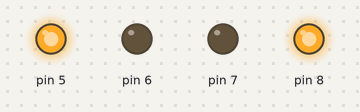
Recording of a sketch running on a simulated Arduino Uno, built with avr-gcc and run on an emulated ATmega328P. On the bench: output pins drawn as LEDs (lit = HIGH).

Above: at 0.1 s.
At 12.9 s:
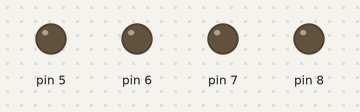
At 36.3 s:
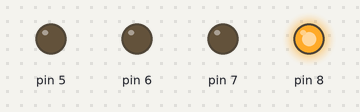
Timing chart, 0 to 40.0 s (numbered marks = the images above):
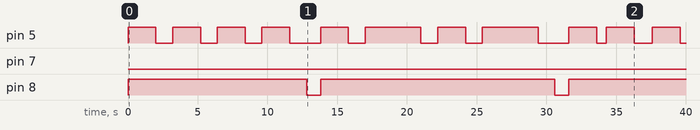

The sketch:

Movement.ino
```cpp
void setup() {
for(int i=5;i<9;i++)
    pinMode(i,OUTPUT);
}
void forward() {
  digitalWrite(5,HIGH);
  digitalWrite(6,LOW);
  digitalWrite(7,LOW);
  digitalWrite(8,HIGH);
}
void backward(){
  digitalWrite(5,LOW);
  digitalWrite(6,HIGH);
  digitalWrite(7,HIGH);
  digitalWrite(8,LOW);
}
 void left(){
  digitalWrite(5,HIGH);
  digitalWrite(6,LOW);
  digitalWrite(7,LOW);
  digitalWrite(8,LOW);
  }
void right(){
digitalWrite(5,LOW);
digitalWrite(6,LOW);
digitalWrite(7,LOW);
digitalWrite(8,HIGH);
}
void clockwise(){
digitalWrite(5,HIGH);
digitalWrite(6,LOW);
digitalWrite(7,HIGH);
digitalWrite(8,LOW);
}
void stopp()
{
digitalWrite(5,LOW);
digitalWrite(6,LOW);
digitalWrite(7,LOW);
digitalWrite(8,LOW);
}

void loop(){

//Square

forward();
delay(2000);
right();
delay(1200);

forward();
delay(2000);
right();
delay(1200);

forward();
delay(2000);
right();
delay(1200);

forward();
delay(2000);
right();
delay(1200);

stopp();
delay(1000);

//Rectangle

forward();
delay(2000);
right();
delay(1200);

forward();
delay(4000);
right();
delay(1200);

forward();
delay(2000);
right();
delay(1200);

forward();
delay(4000);
right();
delay(1200);

stopp();
delay(1000);

//Hexagon
forward();
delay(2000);
right();
delay(680);

forward();
delay(2000);
right();
delay(1300);

forward();
delay(2000);
right();
delay(680);

forward();
delay(2000);
right();
delay(680);

forward();
delay(2000);
right();
delay(1300);

forward();
delay(2000);
right();
delay(680);

stopp();
delay(1000);

//Circle

for(int i=0;i<1000;i++){
forward();
delay(100);
clockwise();
delay(25);
}

 int i=1;
 while(i=1)
 stopp();
}


 
```

Measured:
- by itself, pin 5: LOW → HIGH at 0.00 s, → LOW 2.0 s later, → HIGH 1.2 s later, → LOW 2.0 s later, … (22 changes in this stretch)
- by itself, pin 8: goes HIGH 12.8 s, LOW 1.0 s, HIGH 16.8 s, LOW 1.0 s, then HIGH
